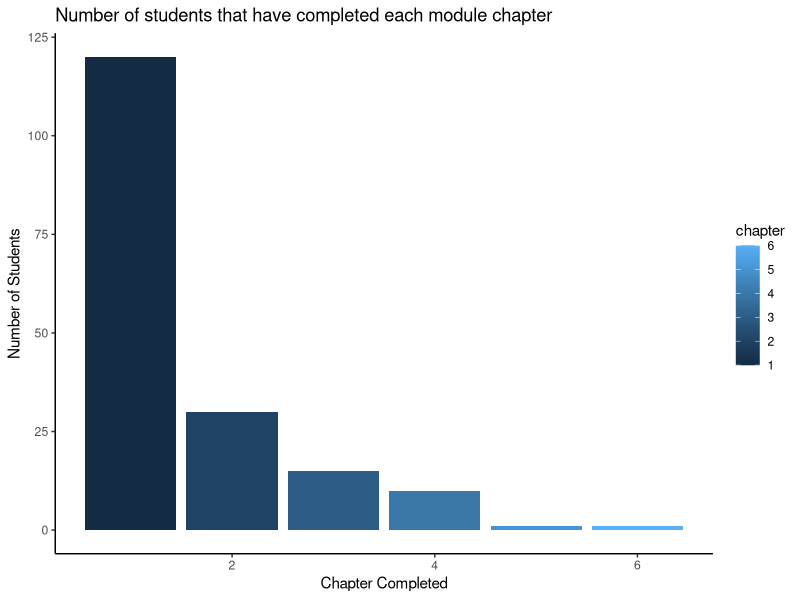
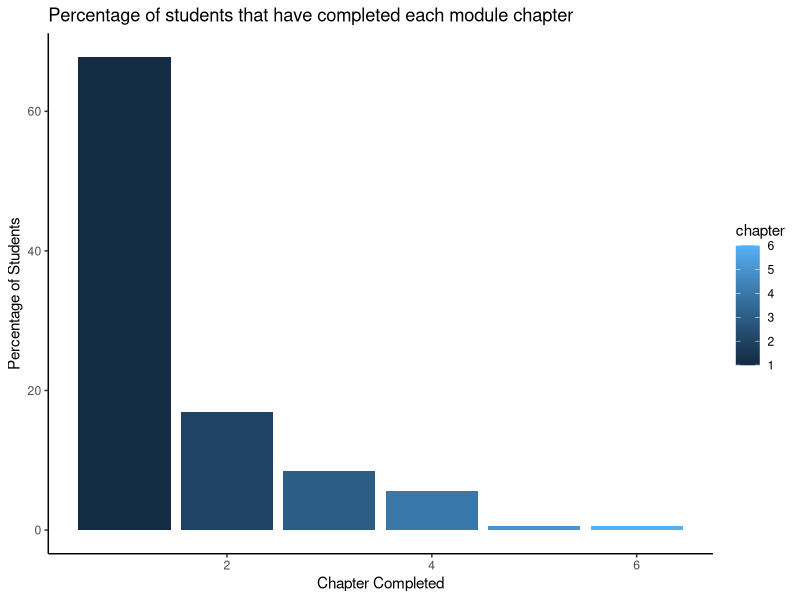

These figures' R source, in order:
## ---- chunk 1
knitr::opts_chunk$set(echo = TRUE)
## ---- chunk 2
library(tidyverse)

## ---- chunk 3
progress <- read_csv("module_progress.csv")
## ---- chunk 4
total <- count(progress)

summary <- progress %>% 
  group_by(chapter) %>% 
  count(chapter) %>% 
  mutate(percent = (n/(total$n))*100)
## ---- chunk 5
plot <- ggplot(summary, aes(x = chapter, y = n, fill = chapter)) +
  geom_col() +
  theme_classic() +
  labs(x = "Chapter Completed",
       y = "Number of Students",
       title = "Number of students that have completed each module chapter")

plot
## ---- chunk 6
plot <- ggplot(summary, aes(x = chapter, y = percent, fill = chapter)) +
  geom_col() +
  theme_classic() +
  labs(x = "Chapter Completed",
       y = "Percentage of Students",
       title = "Percentage of students that have completed each module chapter")

plot
